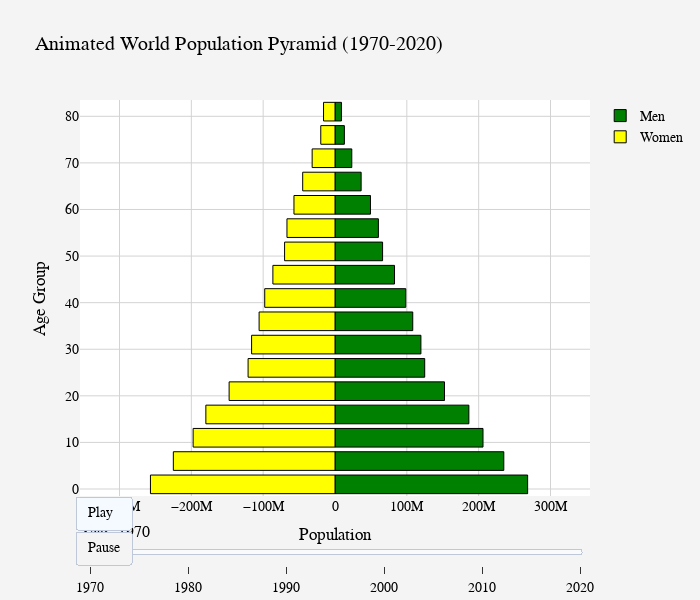

Notebook source saved alongside this figure:
### Code cell
# Animated Population Pyramid of the World

# Define available years
years = [1970, 1980, 1990, 2000, 2010, 2020]
ages = [f"{i}-{i+4}" for i in range(0, 85, 5)] + ["85+"]  # Includes 85+ group

# Create bar graphs for a given year
def get_traces(year):
    male_values = world.loc[str(year)].filter(regex="Male").values
    female_values = world.loc[str(year)].filter(regex="Female").values

    return [
        go.Bar(
            x=male_values,
            y=[int(s.split('-')[0]) + 1 if '-' in s else int(s[:-1]) for s in ages],
            orientation='h',
            name='Men',
            marker=dict(color='olive', line=dict(color='black', width=1)),
            hoverinfo='skip'
        ),
        go.Bar(
            x=-female_values,  # Keep negative values for left alignment
            y=[int(s.split('-')[0]) + 1 if '-' in s else int(s[:-1]) for s in ages],
            orientation='h',
            name='Women',
            marker=dict(color='yellow', line=dict(color='black', width=1)),
            hoverinfo='skip'
        )
    ]

# Set index
max_population = max(world.loc[world.index.astype(str).isin(map(str, years))].filter(regex="Male|Female").max().values)

# Create figure with initial data (1970)
fig2 = go.Figure(data=get_traces(1970), frames=[
    go.Frame(data=get_traces(year), name=str(year)) for year in years
])

# Update layout with proper axis alignment
fig2.update_layout(
    title="Animated World Population Pyramid (1970-2020)",
    width=700, height=600, paper_bgcolor='#f4f4f4', plot_bgcolor='#ffffff',
    font=dict(family="Arial, sans-serif", size=14, color="black"),
    xaxis=dict(title="Population", gridcolor='lightgray', range=[-max_population, max_population]),
    yaxis=dict(title="Age Group", gridcolor='lightgray'),
    barmode='overlay',
    showlegend=True,
    updatemenus=[{
        "buttons": [
            {"args": [None, {"frame": {"duration": 1000, "redraw": True}, "fromcurrent": True}],
             "label": "Play", "method": "animate"},
            {"args": [[None], {"frame": {"duration": 0, "redraw": True}, "mode": "immediate"}],
             "label": "Pause", "method": "animate"}
        ],
        "type": "buttons", "x": 0.1, "y": 0
    }],
    sliders=[{
        "steps": [{"args": [[str(year)], {"frame": {"duration": 0, "redraw": True}, "mode": "immediate"}],
                   "label": str(year), "method": "animate"} for year in years],
        "currentvalue": {"prefix": "Year: ", "font": {"size": 16}}
    }]
)

fig2.show()

### Figure 1 — Plotly figure (JSON) as saved in the notebook; plotly's stock layout.template omitted (floating-point values rounded to 4 significant figures)
{"data": [{"hoverinfo": "skip", "marker": {"color": "green", "line": {"color": "black", "width": 1}}, "name": "Men", "orientation": "h", "type": "bar", "x": [268170523, 235015889, 206041424, 186355585, 152429287, 124895333, 119618199, 108244614, 98559412, 82864207, 66253436, 60402532, 49398168, 36396119, 23374568, 13045234, 8979539], "y": [1, 6, 11, 16, 21, 26, 31, 36, 41, 46, 51, 56, 61, 66, 71, 76, 81, 85]}, {"hoverinfo": "skip", "marker": {"color": "yellow", "line": {"color": "black", "width": 1}}, "name": "Women", "orientation": "h", "type": "bar", "x": [-256927025, -225057027, -197507610, -179796861, -147420912, -121008410, -116111782, -105670376, -97832255, -86471694, -70188304, -66883271, -57131229, -44978528, -31810229, -19799405, -15949054], "y": [1, 6, 11, 16, 21, 26, 31, 36, 41, 46, 51, 56, 61, 66, 71, 76, 81, 85]}], "layout": {"barmode": "overlay", "font": {"color": "black", "family": "Arial, sans-serif", "size": 14}, "height": 600, "paper_bgcolor": "#f4f4f4", "plot_bgcolor": "#ffffff", "showlegend": true, "sliders": [{"currentvalue": {"font": {"size": 16}, "prefix": "Year: "}, "steps": [{"args": [["1970"], {"frame": {"duration": 0, "redraw": true}, "mode": "immediate"}], "label": "1970", "method": "animate"}, {"args": [["1980"], {"frame": {"duration": 0, "redraw": true}, "mode": "immediate"}], "label": "1980", "method": "animate"}, {"args": [["1990"], {"frame": {"duration": 0, "redraw": true}, "mode": "immediate"}], "label": "1990", "method": "animate"}, {"args": [["2000"], {"frame": {"duration": 0, "redraw": true}, "mode": "immediate"}], "label": "2000", "method": "animate"}, {"args": [["2010"], {"frame": {"duration": 0, "redraw": true}, "mode": "immediate"}], "label": "2010", "method": "animate"}, {"args": [["2020"], {"frame": {"duration": 0, "redraw": true}, "mode": "immediate"}], "label": "2020", "method": "animate"}]}], "title": {"text": "Animated World Population Pyramid (1970-2020)"}, "updatemenus": [{"buttons": [{"args": [null, {"frame": {"duration": 1000, "redraw": true}, "fromcurrent": true}], "label": "Play", "method": "animate"}, {"args": [[null], {"frame": {"duration": 0, "redraw": true}, "mode": "immediate"}], "label": "Pause", "method": "animate"}], "type": "buttons", "x": 0.1, "y": 0}], "width": 700, "xaxis": {"gridcolor": "lightgray", "range": [-355003268, 355003268], "title": {"text": "Population"}}, "yaxis": {"gridcolor": "lightgray", "title": {"text": "Age Group"}}}}
